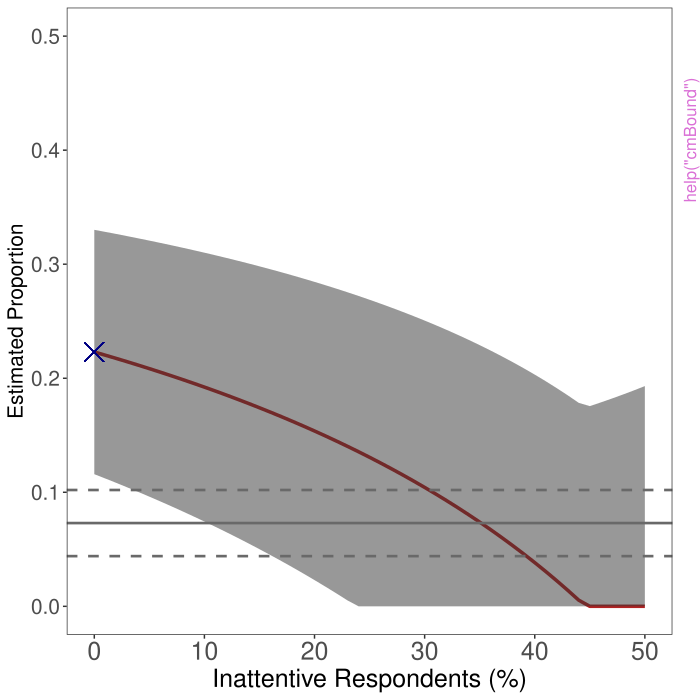

The script that drew this image:
pkgname <- "cWise"
source(file.path(R.home("share"), "R", "examples-header.R"))
options(warn = 1)
options(pager = "console")
base::assign(".ExTimings", "cWise-Ex.timings", pos = 'CheckExEnv')
base::cat("name\tuser\tsystem\telapsed\n", file=base::get(".ExTimings", pos = 'CheckExEnv'))
base::assign(".format_ptime",
function(x) {
  if(!is.na(x[4L])) x[1L] <- x[1L] + x[4L]
  if(!is.na(x[5L])) x[2L] <- x[2L] + x[5L]
  options(OutDec = '.')
  format(x[1L:3L], digits = 7L)
},
pos = 'CheckExEnv')

### * </HEADER>
library('cWise')

base::assign(".oldSearch", base::search(), pos = 'CheckExEnv')
base::assign(".old_wd", base::getwd(), pos = 'CheckExEnv')
cleanEx()
nameEx("bc_est")
### * bc_est

flush(stderr()); flush(stdout())

base::assign(".ptime", proc.time(), pos = "CheckExEnv")
### Name: bc_est
### Title: bc_est
### Aliases: bc_est bc.est

### ** Examples

bc_est(Y=Y, A=A, p=0.15, p.prime=0.15, data=cmdata)
bc_est(Y=Y, A=A, weight=weight, p=0.15, p.prime=0.15, data=cmdata)



base::assign(".dptime", (proc.time() - get(".ptime", pos = "CheckExEnv")), pos = "CheckExEnv")
base::cat("bc_est", base::get(".format_ptime", pos = 'CheckExEnv')(get(".dptime", pos = "CheckExEnv")), "\n", file=base::get(".ExTimings", pos = 'CheckExEnv'), append=TRUE, sep="\t")
cleanEx()
nameEx("cmBound")
### * cmBound

flush(stderr()); flush(stdout())

base::assign(".ptime", proc.time(), pos = "CheckExEnv")
### Name: cmBound
### Title: cmBound
### Aliases: cmBound

### ** Examples

p <- cmBound(lambda.hat=0.6385, p=0.25, N=310, dq=0.073, N.dq=310)
p

p <- p + ggplot2::ggtitle("Sensitivity Analysis") +
         ggplot2::theme(plot.title = ggplot2::element_text(size=20, face="bold"))



base::assign(".dptime", (proc.time() - get(".ptime", pos = "CheckExEnv")), pos = "CheckExEnv")
base::cat("cmBound", base::get(".format_ptime", pos = 'CheckExEnv')(get(".dptime", pos = "CheckExEnv")), "\n", file=base::get(".ExTimings", pos = 'CheckExEnv'), append=TRUE, sep="\t")
cleanEx()
nameEx("cmdata")
### * cmdata

flush(stderr()); flush(stdout())

base::assign(".ptime", proc.time(), pos = "CheckExEnv")
### Name: cmdata
### Title: Simulated Crosswise Survey Data I
### Aliases: cmdata
### Keywords: datasets

### ** Examples


data(cmdata)
head(cmdata)




base::assign(".dptime", (proc.time() - get(".ptime", pos = "CheckExEnv")), pos = "CheckExEnv")
base::cat("cmdata", base::get(".format_ptime", pos = 'CheckExEnv')(get(".dptime", pos = "CheckExEnv")), "\n", file=base::get(".ExTimings", pos = 'CheckExEnv'), append=TRUE, sep="\t")
cleanEx()
nameEx("cmdata2")
### * cmdata2

flush(stderr()); flush(stdout())

base::assign(".ptime", proc.time(), pos = "CheckExEnv")
### Name: cmdata2
### Title: Simulated Crosswise Survey Data II
### Aliases: cmdata2
### Keywords: datasets

### ** Examples


data(cmdata2)
head(cmdata2)




base::assign(".dptime", (proc.time() - get(".ptime", pos = "CheckExEnv")), pos = "CheckExEnv")
base::cat("cmdata2", base::get(".format_ptime", pos = 'CheckExEnv')(get(".dptime", pos = "CheckExEnv")), "\n", file=base::get(".ExTimings", pos = 'CheckExEnv'), append=TRUE, sep="\t")
cleanEx()
nameEx("cmdata3")
### * cmdata3

flush(stderr()); flush(stdout())

base::assign(".ptime", proc.time(), pos = "CheckExEnv")
### Name: cmdata3
### Title: Simulated Crosswise Survey Data III
### Aliases: cmdata3
### Keywords: datasets

### ** Examples


data(cmdata3)
head(cmdata3)




base::assign(".dptime", (proc.time() - get(".ptime", pos = "CheckExEnv")), pos = "CheckExEnv")
base::cat("cmdata3", base::get(".format_ptime", pos = 'CheckExEnv')(get(".dptime", pos = "CheckExEnv")), "\n", file=base::get(".ExTimings", pos = 'CheckExEnv'), append=TRUE, sep="\t")
cleanEx()
nameEx("cmpredict")
### * cmpredict

flush(stderr()); flush(stdout())

base::assign(".ptime", proc.time(), pos = "CheckExEnv")
### Name: cmpredict
### Title: cmpredict
### Aliases: cmpredict

### ** Examples

m <- cmreg(Y ~ female + age, anchor = A, p = 0.1, p.prime = 0.15,
           data = cmdata2)
predictions <- cmpredict(m, typical = c(age = 30),
                          zval = c(female = 0, female = 1))
predictions



base::assign(".dptime", (proc.time() - get(".ptime", pos = "CheckExEnv")), pos = "CheckExEnv")
base::cat("cmpredict", base::get(".format_ptime", pos = 'CheckExEnv')(get(".dptime", pos = "CheckExEnv")), "\n", file=base::get(".ExTimings", pos = 'CheckExEnv'), append=TRUE, sep="\t")
cleanEx()
nameEx("cmpredict_p")
### * cmpredict_p

flush(stderr()); flush(stdout())

base::assign(".ptime", proc.time(), pos = "CheckExEnv")
### Name: cmpredict_p
### Title: cmpredict_p
### Aliases: cmpredict_p cmpredict.p

### ** Examples

m2 <- cmreg_p(V ~ age + female, crosswise = Y, anchor = A, p = 0.1,
              p.prime = 0.15, data = cmdata3)
predictions <- cmpredict_p(m2, newdata = data.frame(age = 30, female = 1))
predictions



base::assign(".dptime", (proc.time() - get(".ptime", pos = "CheckExEnv")), pos = "CheckExEnv")
base::cat("cmpredict_p", base::get(".format_ptime", pos = 'CheckExEnv')(get(".dptime", pos = "CheckExEnv")), "\n", file=base::get(".ExTimings", pos = 'CheckExEnv'), append=TRUE, sep="\t")
cleanEx()
nameEx("cmreg")
### * cmreg

flush(stderr()); flush(stdout())

base::assign(".ptime", proc.time(), pos = "CheckExEnv")
### Name: cmreg
### Title: cmreg
### Aliases: cmreg

### ** Examples

m <- cmreg(Y ~ female + age, anchor = A, p = 0.1, p.prime = 0.15,
           data = cmdata2)
m



base::assign(".dptime", (proc.time() - get(".ptime", pos = "CheckExEnv")), pos = "CheckExEnv")
base::cat("cmreg", base::get(".format_ptime", pos = 'CheckExEnv')(get(".dptime", pos = "CheckExEnv")), "\n", file=base::get(".ExTimings", pos = 'CheckExEnv'), append=TRUE, sep="\t")
cleanEx()
nameEx("cmreg_p")
### * cmreg_p

flush(stderr()); flush(stdout())

base::assign(".ptime", proc.time(), pos = "CheckExEnv")
### Name: cmreg_p
### Title: cmreg_p
### Aliases: cmreg_p cmreg.p

### ** Examples

m2 <- cmreg_p(V ~ age + female, crosswise = Y, anchor = A, p = 0.1,
              p.prime = 0.15, data = cmdata3)
m2



base::assign(".dptime", (proc.time() - get(".ptime", pos = "CheckExEnv")), pos = "CheckExEnv")
base::cat("cmreg_p", base::get(".format_ptime", pos = 'CheckExEnv')(get(".dptime", pos = "CheckExEnv")), "\n", file=base::get(".ExTimings", pos = 'CheckExEnv'), append=TRUE, sep="\t")
cleanEx()
nameEx("sim_cwdata")
### * sim_cwdata

flush(stderr()); flush(stdout())

base::assign(".ptime", proc.time(), pos = "CheckExEnv")
### Name: sim_cwdata
### Title: Simulate Survey Data and Compute Bias-Corrected Estimates
### Aliases: sim_cwdata sim.cwdata

### ** Examples

## Not run: 
##D # Basic usage
##D result <- sim_cwdata(
##D   N.sim = 100,
##D   sample = 500,
##D   prevalence = 0.1,
##D   p = 0.1,
##D   p.prime = 0.1,
##D   gamma = 0.8,
##D   direct = 0.05
##D )
##D print(result$Results)
## End(Not run)




base::assign(".dptime", (proc.time() - get(".ptime", pos = "CheckExEnv")), pos = "CheckExEnv")
base::cat("sim_cwdata", base::get(".format_ptime", pos = 'CheckExEnv')(get(".dptime", pos = "CheckExEnv")), "\n", file=base::get(".ExTimings", pos = 'CheckExEnv'), append=TRUE, sep="\t")
cleanEx()
nameEx("sim_estimates")
### * sim_estimates

flush(stderr()); flush(stdout())

base::assign(".ptime", proc.time(), pos = "CheckExEnv")
### Name: sim_estimates
### Title: Simulate and Plot Panel C of Figure C7
### Aliases: sim_estimates sim.estimates

### ** Examples

## Not run: 
##D # Replicate Panel C of Figure C7
##D sim_estimates(
##D   N.sim   = 100,
##D   sample  = 1000,
##D   prevalence = 0.1,
##D   p       = 0.1,
##D   p.prime = 0.1,
##D   gamma   = 0.8,
##D   direct  = 0.1
##D )
##D 
##D # Re-use pre-computed simulation results
##D res <- sim_cwdata(N.sim = 100, sample = 1000, prevalence = 0.1,
##D                   p = 0.1, p.prime = 0.1, gamma = 0.8, direct = 0.1)
##D sim_estimates(sample = 1000, prevalence = 0.1, p = 0.1, p.prime = 0.1,
##D               gamma = 0.8, direct = 0.1, sim.results = res)
## End(Not run)




base::assign(".dptime", (proc.time() - get(".ptime", pos = "CheckExEnv")), pos = "CheckExEnv")
base::cat("sim_estimates", base::get(".format_ptime", pos = 'CheckExEnv')(get(".dptime", pos = "CheckExEnv")), "\n", file=base::get(".ExTimings", pos = 'CheckExEnv'), append=TRUE, sep="\t")
cleanEx()
nameEx("sim_power")
### * sim_power

flush(stderr()); flush(stdout())

base::assign(".ptime", proc.time(), pos = "CheckExEnv")
### Name: sim_power
### Title: Compute Statistical Power for a Fixed Sample Size
### Aliases: sim_power sim.power

### ** Examples

# Compute power at a fixed sample size of 1000
## Not run: 
##D pwr <- sim_power(
##D   N.sim  = 500,
##D   sample = 1000,
##D   pi.null = 0,
##D   pi.alt  = 0.1,
##D   p       = 0.1,
##D   p.prime = 0.1,
##D   gamma   = 0.8,
##D   direct  = 0.02
##D )
##D cat(sprintf("Estimated power: %.3f\n", pwr))
## End(Not run)




base::assign(".dptime", (proc.time() - get(".ptime", pos = "CheckExEnv")), pos = "CheckExEnv")
base::cat("sim_power", base::get(".format_ptime", pos = 'CheckExEnv')(get(".dptime", pos = "CheckExEnv")), "\n", file=base::get(".ExTimings", pos = 'CheckExEnv'), append=TRUE, sep="\t")
cleanEx()
nameEx("sim_power_N")
### * sim_power_N

flush(stderr()); flush(stdout())

base::assign(".ptime", proc.time(), pos = "CheckExEnv")
### Name: sim_power_N
### Title: Determine Sample Size for Desired Coverage Properties
### Aliases: sim_power_N sim.power.N

### ** Examples

# Find sample size needed to reliably exclude zero
## Not run: 
##D result <- sim_power_N(
##D   N.sim = 50,
##D   prevalence = 0.1,
##D   p = 0.1,
##D   p.prime = 0.1,
##D   gamma = 0.8,
##D   direct = 0.05
##D )
##D 
##D print(result)
##D 
##D # Visualize results
##D plot(result$SampleSize, result$CoverageZero,
##D      type = "b", xlab = "Sample Size",
##D      ylab = "% of CIs Including Zero",
##D      main = "Precision vs Sample Size")
## End(Not run)




base::assign(".dptime", (proc.time() - get(".ptime", pos = "CheckExEnv")), pos = "CheckExEnv")
base::cat("sim_power_N", base::get(".format_ptime", pos = 'CheckExEnv')(get(".dptime", pos = "CheckExEnv")), "\n", file=base::get(".ExTimings", pos = 'CheckExEnv'), append=TRUE, sep="\t")
### * <FOOTER>
###
cleanEx()
options(digits = 7L)
base::cat("Time elapsed: ", proc.time() - base::get("ptime", pos = 'CheckExEnv'),"\n")
grDevices::dev.off()
###
### Local variables: ***
### mode: outline-minor ***
### outline-regexp: "\\(> \\)?### [*]+" ***
### End: ***
quit('no')
